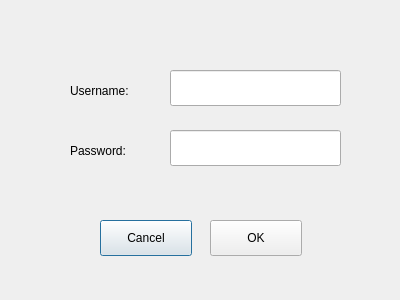
<?xml version="1.0" encoding="UTF-8"?>
<ui version="4.0">
 <class>Login</class>
 <widget class="QDialog" name="Login">
  <property name="geometry">
   <rect>
    <x>0</x>
    <y>0</y>
    <width>400</width>
    <height>300</height>
   </rect>
  </property>
  <property name="windowTitle">
   <string>SSH Login</string>
  </property>
  <widget class="QLineEdit" name="lneUsername">
   <property name="geometry">
    <rect>
     <x>170</x>
     <y>70</y>
     <width>171</width>
     <height>36</height>
    </rect>
   </property>
   <property name="text">
    <string/>
   </property>
  </widget>
  <widget class="QLineEdit" name="lnePassword">
   <property name="geometry">
    <rect>
     <x>170</x>
     <y>130</y>
     <width>171</width>
     <height>36</height>
    </rect>
   </property>
  </widget>
  <widget class="QLabel" name="labelUsername">
   <property name="geometry">
    <rect>
     <x>70</x>
     <y>80</y>
     <width>81</width>
     <height>21</height>
    </rect>
   </property>
   <property name="text">
    <string>Username:</string>
   </property>
  </widget>
  <widget class="QLabel" name="labelPassword">
   <property name="geometry">
    <rect>
     <x>70</x>
     <y>140</y>
     <width>81</width>
     <height>21</height>
    </rect>
   </property>
   <property name="text">
    <string>Password:</string>
   </property>
  </widget>
  <widget class="QPushButton" name="btnCancel">
   <property name="geometry">
    <rect>
     <x>100</x>
     <y>220</y>
     <width>92</width>
     <height>36</height>
    </rect>
   </property>
   <property name="text">
    <string>Cancel</string>
   </property>
  </widget>
  <widget class="QPushButton" name="btnOK">
   <property name="geometry">
    <rect>
     <x>210</x>
     <y>220</y>
     <width>92</width>
     <height>36</height>
    </rect>
   </property>
   <property name="text">
    <string>OK</string>
   </property>
  </widget>
 </widget>
 <resources/>
 <connections>
  <connection>
   <sender>btnCancel</sender>
   <signal>clicked()</signal>
   <receiver>Login</receiver>
   <slot>clickedCancel()</slot>
   <hints>
    <hint type="sourcelabel">
     <x>166</x>
     <y>240</y>
    </hint>
    <hint type="destinationlabel">
     <x>170</x>
     <y>269</y>
    </hint>
   </hints>
  </connection>
  <connection>
   <sender>btnOK</sender>
   <signal>clicked()</signal>
   <receiver>Login</receiver>
   <slot>clickedOK()</slot>
   <hints>
    <hint type="sourcelabel">
     <x>263</x>
     <y>241</y>
    </hint>
    <hint type="destinationlabel">
     <x>267</x>
     <y>265</y>
    </hint>
   </hints>
  </connection>
 </connections>
</ui>
